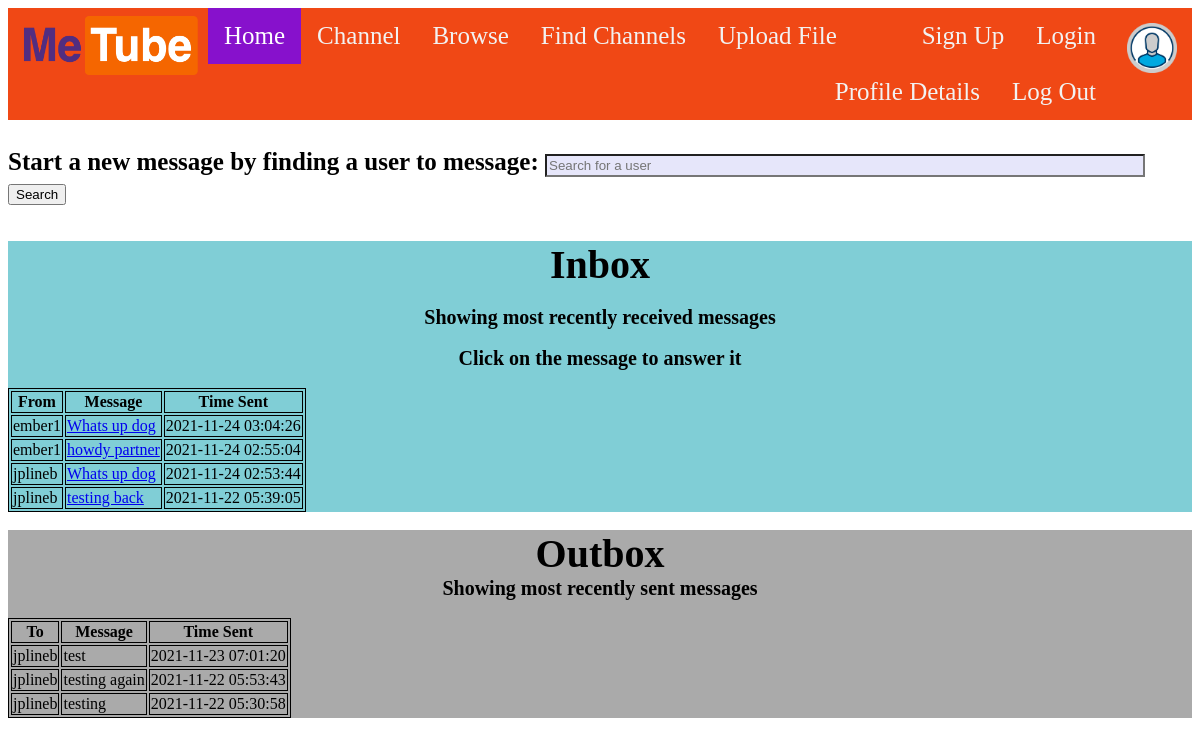
The page /project_template_page/MeTube_Messaging_Dashboard.php (signed in) on the database its author committed.
### tables this page shows
CREATE TABLE IF NOT EXISTS `Users` (
  `user_id` varchar(255) NOT NULL,
  `last_name` varchar(255) NOT NULL,
  `first_name` varchar(255) NOT NULL,
  `user_password` varchar(255) NOT NULL,
  `email` varchar(255) NOT NULL,
  `id` int(11) NOT NULL AUTO_INCREMENT,
  PRIMARY KEY (`id`)
);

CREATE TABLE IF NOT EXISTS `User_Messages` (
  `id` int(11) NOT NULL AUTO_INCREMENT,
  `message` text NOT NULL,
  `sent_by` int(11) NOT NULL,
  `sent_to` int(11) NOT NULL,
  `sent_date` timestamp NOT NULL DEFAULT CURRENT_TIMESTAMP,
  PRIMARY KEY (`id`)
);

### project_template_page/MeTube_Messaging_Dashboard.php (the view, shortened to what this page needs)
<!DOCTYPE html>
<html lang="en">
<head>
    <link rel="stylesheet" href="template_style.css">
</head>
<body>
    <div class="topnav">
        <div class="left">
            <img src='logo-5.png'></a>
            <a class='active' href="index.php">Home</a>
            <a href="MeTube_Channel.php">Channel</a>
            <a href="MeTube_Browse.php">Browse</a>
            <a href="MeTube_Browse_Channels.php">Find Channels</a>
            <a href="MeTube_upload.php">Upload File</a>
        </div>
        <div class="right">
            <img src="loginIcon.png"></a>
            <a href="MeTube_Login.php">Login</a>
            <a href="MeTube_SignUp.php">Sign Up </a>
            <a href="../php_scripts/logout.php"> Log Out </a>
            <a href="MeTube_AccDets.php"> Profile Details </a>
        </div>
    </div>
    <div class="main">
            <br>
            <form method="post" action = 'MeTube_Messaging_Dashboard.php'>
                <label for ="searched_user"><b> Start a new message by finding a user to message: </b>
                <input type="text" placeholder="Search for a user" name="searched_user" required/>
                <input type="submit" value="Search"/>
            </form>
    </div>
    <br> <br>
    <div class ="m", style ='background-color: #80ced6'>
        <div style ="font-size: 40px; text-align: center"> <strong> Inbox </strong></div><br>
        <div style ="font-size: 20px; text-align: center"> <strong> Showing most recently received messages</strong></div><br>
        <div style ="font-size: 20px; text-align: center"> <strong> Click on the message to answer it</strong></div><br>
        <?php
            include '../php_scripts/db_connect.php';
            $temp = $_SESSION['logged_in_id'];
            $sql = "SELECT * FROM User_Messages WHERE sent_to = '$temp' ORDER BY sent_date DESC";
            $result = $conn->query($sql);
            echo '<table>';
            echo '<tr>
                    <th> From </th>
                    <th> Message </th>
                    <th> Time Sent </th>
                 </tr>';
            while ($row = $result->fetch_assoc())
            {
                $msg = $row['message'];
                $from = $row['sent_by'];
                $time = $row['sent_date'];
                $sql_is_blocked = "SELECT block_status from Contact_List WHERE user_id=$temp AND contact_id=$from AND block_status='Yes'";
                $blocked_result = mysqli_query($conn, $sql_is_blocked);
                if (mysqli_num_rows($blocked_result)>0){
                    $sql_2 = "SELECT * FROM Users WHERE id = '$from'";
                    $result_2 = $conn->query($sql_2);
                    while ($row_2 = mysqli_fetch_array($result_2)){
                        $link = "MESSAGE BLOCKED";
                        echo
                            "<tr><td>".$row_2['user_id']."</td><td>" . $link . "</td><td>" .
                            $row['sent_date'].  "</td></tr>";
                    }
                } else {
                    $sql_2 = "SELECT * FROM Users WHERE id = '$from'";
                    $result_2 = $conn->query($sql_2);
                    while ($row_2 = mysqli_fetch_array($result_2)){
                        $link = "<a href='MeTube_Continue_Msg.php?msg=".$msg."&from=".$row_2['user_id']."&when=".$time."&from_id=".$from."'>$msg</a>";
                        echo
                            "<tr><td>".$row_2['user_id']."</td><td>" . $link . "</td><td>" .
                            $row['sent_date'].  "</td></tr>";
                        }
                }
            }
            echo '</table>';
        ?>
    </div><br>
    <div class = "m" style ='background-color: #aaa'>
        <div style ="font-size: 40px; text-align: center"> <strong> Outbox </strong></div>
        <div style ="font-size: 20px; text-align: center"> <strong> Showing most recently sent messages</strong></div><br>
        <?php
            include '../php_scripts/db_connect.php';
            $logged_in_user = $_SESSION['logged_in_id'];
            $sql = "SELECT * FROM User_Messages WHERE sent_by = '$logged_in_user' ORDER BY sent_date DESC";
            $result = $conn->query($sql);
            echo '<table>';
            echo '<tr>
                    <th> To </th>
                    <th> Message </th>
                    <th> Time Sent </th>
                </tr>';
            while ($row = $result->fetch_assoc())
            {
                $temp = $row['sent_to'];
                $sql_2 = "SELECT * FROM Users WHERE id = '$temp'";
                $result_2 = $conn->query($sql_2);
                while ($row_2 = mysqli_fetch_array($result_2)){
                    echo
                        "<tr><td>".$row_2['user_id']."</td><td>" . $row['message'] . "</td><td>" .
                        $row['sent_date'].  "</td></tr>";
                    }
            }
        ?>
    </div>
</body>
</html>

### project_template_page/template_style.css (style rules this page uses)
.topnav { background-color: rgb(240, 72, 21); overflow: hidden; }
.topnav .left a { float: left; color: #f2f2f2; text-align: center; padding: 14px 16px; text-decoration: none; font-size: 25px; }
.topnav .left img { float: left; width: 200px; height: 75px; }
.topnav .left a.active { background-color: #8711cc; color: white; }
.topnav .right a { float: right; color: #f2f2f2; text-align: center; padding: 14px 16px; text-decoration: none; font-size: 25px; }
.topnav .right img { float: right; width: 50px; height: 50px; padding: 15px; }
.main { font-family: Georgia, 'Times New Roman', Times, serif; margin: 0; font-size: 25px; }
.main input[type=text], input[type=email], input[type=password] { width: 50%; padding: 2px; display: inline-block; background:lavender; }

### project_template_page/MeTube_Messaging_Dashboard.php (style rules this page uses)
table, th, td { border: 1px solid black; }

### rows shown on the page
user_messages: message "Whats up dog", sent_date "2021-11-24 03:04:26"
users: user "ember1"
user_messages: message "howdy partner", sent_date "2021-11-24 02:55:04"
user_messages: message "Whats up dog", sent_date "2021-11-24 02:53:44"
users: user "jplineb"
user_messages: message "testing back", sent_date "2021-11-22 05:39:05"
user_messages: message "test", sent_date "2021-11-23 07:01:20"
user_messages: message "testing again", sent_date "2021-11-22 05:53:43"
user_messages: message "testing", sent_date "2021-11-22 05:30:58"
